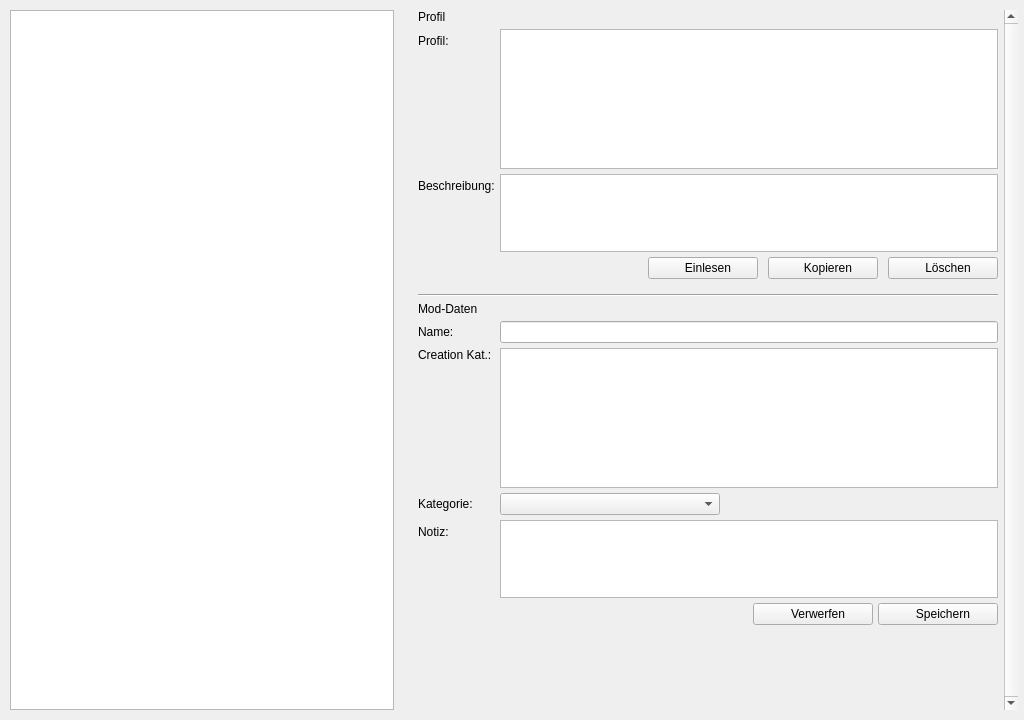
<?xml version='1.0' encoding='utf-8'?>
<ui version="4.0">
 <class>Page_Mods</class>
 <widget class="QWidget" name="Page_Mods">
  <property name="geometry">
   <rect>
    <x>0</x>
    <y>0</y>
    <width>1024</width>
    <height>720</height>
   </rect>
  </property>
  <property name="windowTitle">
   <string>Form</string>
  </property>
  <layout class="QHBoxLayout" name="main_layout">
   <property name="spacing">
    <number>24</number>
   </property>
   <property name="leftMargin">
    <number>10</number>
   </property>
   <property name="topMargin">
    <number>10</number>
   </property>
   <property name="rightMargin">
    <number>6</number>
   </property>
   <property name="bottomMargin">
    <number>10</number>
   </property>
   <item>
    <widget class="QTableView" name="master_table">
     <property name="alternatingRowColors">
      <bool>true</bool>
     </property>
     <property name="selectionMode">
      <enum>QAbstractItemView::SelectionMode::SingleSelection</enum>
     </property>
     <property name="selectionBehavior">
      <enum>QAbstractItemView::SelectionBehavior::SelectRows</enum>
     </property>
     <property name="sortingEnabled">
      <bool>true</bool>
     </property>
    </widget>
   </item>
   <item>
    <widget class="QScrollArea" name="scroll_area_detail">
     <property name="minimumSize">
      <size>
       <width>600</width>
       <height>0</height>
      </size>
     </property>
     <property name="maximumSize">
      <size>
       <width>600</width>
       <height>16777215</height>
      </size>
     </property>
     <property name="frameShape">
      <enum>QFrame::Shape::NoFrame</enum>
     </property>
     <property name="verticalScrollBarPolicy">
      <enum>Qt::ScrollBarPolicy::ScrollBarAlwaysOn</enum>
     </property>
     <property name="widgetResizable">
      <bool>true</bool>
     </property>
     <widget class="QWidget" name="detail_view">
      <property name="geometry">
       <rect>
        <x>0</x>
        <y>-349</y>
        <width>588</width>
        <height>1053</height>
       </rect>
      </property>
      <layout class="QVBoxLayout" name="detail_layout">
       <property name="spacing">
        <number>0</number>
       </property>
       <property name="leftMargin">
        <number>0</number>
       </property>
       <property name="topMargin">
        <number>0</number>
       </property>
       <property name="rightMargin">
        <number>6</number>
       </property>
       <property name="bottomMargin">
        <number>0</number>
       </property>
       <item>
        <layout class="QFormLayout" name="form_layout">
         <property name="fieldGrowthPolicy">
          <enum>QFormLayout::FieldGrowthPolicy::ExpandingFieldsGrow</enum>
         </property>
         <property name="rowWrapPolicy">
          <enum>QFormLayout::RowWrapPolicy::DontWrapRows</enum>
         </property>
         <property name="labelAlignment">
          <set>Qt::AlignmentFlag::AlignLeading</set>
         </property>
         <property name="horizontalSpacing">
          <number>5</number>
         </property>
         <property name="verticalSpacing">
          <number>5</number>
         </property>
         <property name="leftMargin">
          <number>0</number>
         </property>
         <property name="topMargin">
          <number>0</number>
         </property>
         <property name="rightMargin">
          <number>0</number>
         </property>
         <property name="bottomMargin">
          <number>0</number>
         </property>
          <item row="0" column="0" colspan="2">
           <widget class="QLabel" name="lbl_filter">
            <property name="text">
             <string>Profil</string>
            </property>
           </widget>
          </item>
          <item row="1" column="0">
           <widget class="QLabel" name="lbl_state_filter_label">
            <property name="text">
             <string>Profil:</string>
            </property>
           </widget>
          </item>
          <item row="4" column="0" colspan="2">
          <widget class="QFrame" name="detail_separator">
           <property name="frameShape">
            <enum>QFrame::Shape::HLine</enum>
           </property>
           <property name="frameShadow">
            <enum>QFrame::Shadow::Sunken</enum>
           </property>
          </widget>
         </item>
         <item row="5" column="0" colspan="2">
          <widget class="QLabel" name="lbl_details">
           <property name="text">
            <string>Mod-Daten</string>
           </property>
          </widget>
         </item>
         <item row="6" column="0">
          <widget class="QLabel" name="lbl_name_label">
           <property name="text">
            <string>Name:</string>
           </property>
          </widget>
         </item>
          <item row="6" column="1">
           <widget class="QLineEdit" name="inp_name_online">
            <property name="readOnly">
             <bool>true</bool>
            </property>
           </widget>
          </item>
         <item row="7" column="0">
          <widget class="QLabel" name="lbl_creation_categories_label">
           <property name="text">
            <string>Creation Kat.:</string>
           </property>
           <property name="alignment">
            <set>Qt::AlignmentFlag::AlignLeading|Qt::AlignmentFlag::AlignLeft|Qt::AlignmentFlag::AlignTop</set>
           </property>
           <property name="indent">
            <number>0</number>
           </property>
          </widget>
         </item>
         <item row="7" column="1">
          <widget class="QTreeView" name="tree_categories_creations">
           <property name="sizePolicy">
            <sizepolicy hsizetype="Expanding" vsizetype="Fixed">
             <horstretch>0</horstretch>
             <verstretch>0</verstretch>
            </sizepolicy>
           </property>
           <property name="minimumSize">
            <size>
             <width>220</width>
             <height>140</height>
            </size>
           </property>
           <property name="maximumSize">
            <size>
             <width>16777215</width>
             <height>140</height>
            </size>
           </property>
           <property name="editTriggers">
            <set>QAbstractItemView::EditTrigger::NoEditTriggers</set>
           </property>
           <property name="indentation">
            <number>0</number>
           </property>
           <property name="rootIsDecorated">
            <bool>false</bool>
           </property>
          </widget>
         </item>
         <item row="8" column="0">
          <widget class="QLabel" name="lbl_category_label">
           <property name="text">
            <string>Kategorie:</string>
           </property>
          </widget>
         </item>
         <item row="8" column="1">
          <widget class="QComboBox" name="cmb_category">
           <property name="minimumSize">
            <size>
             <width>220</width>
             <height>0</height>
            </size>
           </property>
          </widget>
         </item>
         <item row="9" column="0">
          <widget class="QLabel" name="lbl_note_label">
           <property name="text">
            <string>Notiz:</string>
           </property>
          </widget>
         </item>
         <item row="9" column="1">
          <widget class="QTextEdit" name="inp_note">
           <property name="sizePolicy">
            <sizepolicy hsizetype="Expanding" vsizetype="Fixed">
             <horstretch>0</horstretch>
             <verstretch>0</verstretch>
            </sizepolicy>
           </property>
           <property name="maximumSize">
            <size>
             <width>16777215</width>
             <height>78</height>
            </size>
           </property>
           <property name="acceptRichText">
            <bool>false</bool>
           </property>
          </widget>
         </item>
          <item row="10" column="1">
           <layout class="QHBoxLayout" name="detail_button_layout">
            <property name="leftMargin">
             <number>0</number>
            </property>
            <property name="topMargin">
             <number>0</number>
            </property>
            <property name="rightMargin">
             <number>0</number>
            </property>
            <property name="bottomMargin">
             <number>0</number>
            </property>
            <item>
             <spacer name="detail_button_spacer">
              <property name="orientation">
               <enum>Qt::Orientation::Horizontal</enum>
              </property>
              <property name="sizeHint" stdset="0">
               <size>
                <width>40</width>
                <height>20</height>
               </size>
              </property>
             </spacer>
            </item>
            <item>
             <widget class="QPushButton" name="btn_discard_detail">
              <property name="minimumSize">
               <size>
                <width>120</width>
                <height>0</height>
               </size>
              </property>
              <property name="text">
               <string>   Verwerfen</string>
              </property>
              <property name="icon">
               <iconset>
                <normaloff>Graphics/Icon_Delete.svg</normaloff>Graphics/Icon_Delete.svg</iconset>
              </property>
              <property name="iconSize">
               <size>
                <width>24</width>
                <height>24</height>
               </size>
              </property>
             </widget>
            </item>
            <item>
             <widget class="QPushButton" name="btn_save_detail">
              <property name="minimumSize">
               <size>
                <width>120</width>
                <height>0</height>
               </size>
              </property>
              <property name="text">
               <string>   Speichern</string>
              </property>
              <property name="icon">
               <iconset>
                <normaloff>Graphics/Icon_Save.svg</normaloff>Graphics/Icon_Save.svg</iconset>
              </property>
              <property name="iconSize">
               <size>
                <width>24</width>
                <height>24</height>
               </size>
              </property>
             </widget>
            </item>
           </layout>
          </item>
         <item row="1" column="1">
 <widget class="QTreeView" name="tree_profile">
  <property name="minimumSize">
   <size>
    <width>220</width>
    <height>140</height>
   </size>
  </property>
  <property name="maximumSize">
   <size>
    <width>16777215</width>
    <height>140</height>
   </size>
  </property>
  <property name="editTriggers">
   <set>QAbstractItemView::EditTrigger::NoEditTriggers</set>
  </property>
  <property name="indentation">
   <number>0</number>
  </property>
  <property name="rootIsDecorated">
   <bool>false</bool>
  </property>
 </widget>
</item><item row="2" column="0">
 <widget class="QLabel" name="lbl_profile_desc_label">
  <property name="text">
   <string>Beschreibung:</string>
  </property>
 </widget>
</item><item row="2" column="1">
 <widget class="QTextEdit" name="inp_profile_desc">
  <property name="sizePolicy">
   <sizepolicy hsizetype="Expanding" vsizetype="Fixed">
    <horstretch>0</horstretch>
    <verstretch>0</verstretch>
   </sizepolicy>
  </property>
  <property name="maximumSize">
   <size>
    <width>16777215</width>
    <height>78</height>
   </size>
  </property>
  <property name="acceptRichText">
   <bool>false</bool>
  </property>
  <property name="readOnly">
   <bool>true</bool>
  </property>
 </widget>
</item><item row="3" column="0" colspan="2">
 <layout class="QHBoxLayout" name="layout_profile_buttons">
  <property name="spacing">
   <number>10</number>
  </property>
  <property name="leftMargin">
   <number>0</number>
  </property>
  <property name="topMargin">
   <number>0</number>
  </property>
  <property name="rightMargin">
   <number>0</number>
  </property>
  <property name="bottomMargin">
   <number>10</number>
  </property>
   <item>
    <spacer name="spacer_profile_buttons">
     <property name="orientation">
      <enum>Qt::Orientation::Horizontal</enum>
     </property>
     <property name="sizeHint" stdset="0">
      <size>
       <width>40</width>
       <height>20</height>
      </size>
     </property>
    </spacer>
   </item>
  <item>
   <widget class="QPushButton" name="btn_import_profile">
    <property name="minimumSize">
     <size>
      <width>110</width>
      <height>0</height>
     </size>
    </property>
    <property name="text">
     <string>   Einlesen</string>
    </property>
    <property name="icon">
     <iconset>
      <normaloff>Graphics/Icon_Update.svg</normaloff>Graphics/Icon_Update.svg</iconset>
    </property>
    <property name="iconSize">
     <size>
      <width>24</width>
      <height>24</height>
     </size>
    </property>
   </widget>
  </item>
  <item>
   <widget class="QPushButton" name="btn_copy_profile">
    <property name="minimumSize">
     <size>
      <width>110</width>
      <height>0</height>
     </size>
    </property>
    <property name="text">
     <string>   Kopieren</string>
    </property>
    <property name="icon">
     <iconset>
      <normaloff>Graphics/Icon_Add.svg</normaloff>Graphics/Icon_Add.svg</iconset>
    </property>
    <property name="iconSize">
     <size>
      <width>24</width>
      <height>24</height>
     </size>
    </property>
   </widget>
  </item>
  <item>
   <widget class="QPushButton" name="btn_delete_profile">
    <property name="minimumSize">
     <size>
      <width>110</width>
      <height>0</height>
     </size>
    </property>
    <property name="text">
     <string>   Löschen</string>
    </property>
    <property name="icon">
     <iconset>
      <normaloff>Graphics/Icon_Delete.svg</normaloff>Graphics/Icon_Delete.svg</iconset>
    </property>
    <property name="iconSize">
     <size>
      <width>24</width>
      <height>24</height>
     </size>
    </property>
   </widget>
  </item>

 </layout>
</item></layout>
       </item>
       <item>
        <spacer name="bottom_stretch">
         <property name="orientation">
          <enum>Qt::Orientation::Vertical</enum>
         </property>
         <property name="sizeHint" stdset="0">
          <size>
           <width>20</width>
           <height>40</height>
          </size>
         </property>
        </spacer>
       </item>
      </layout>
     </widget>
    </widget>
   </item>
  </layout>
 </widget>
 <resources />
 <connections />
</ui>
